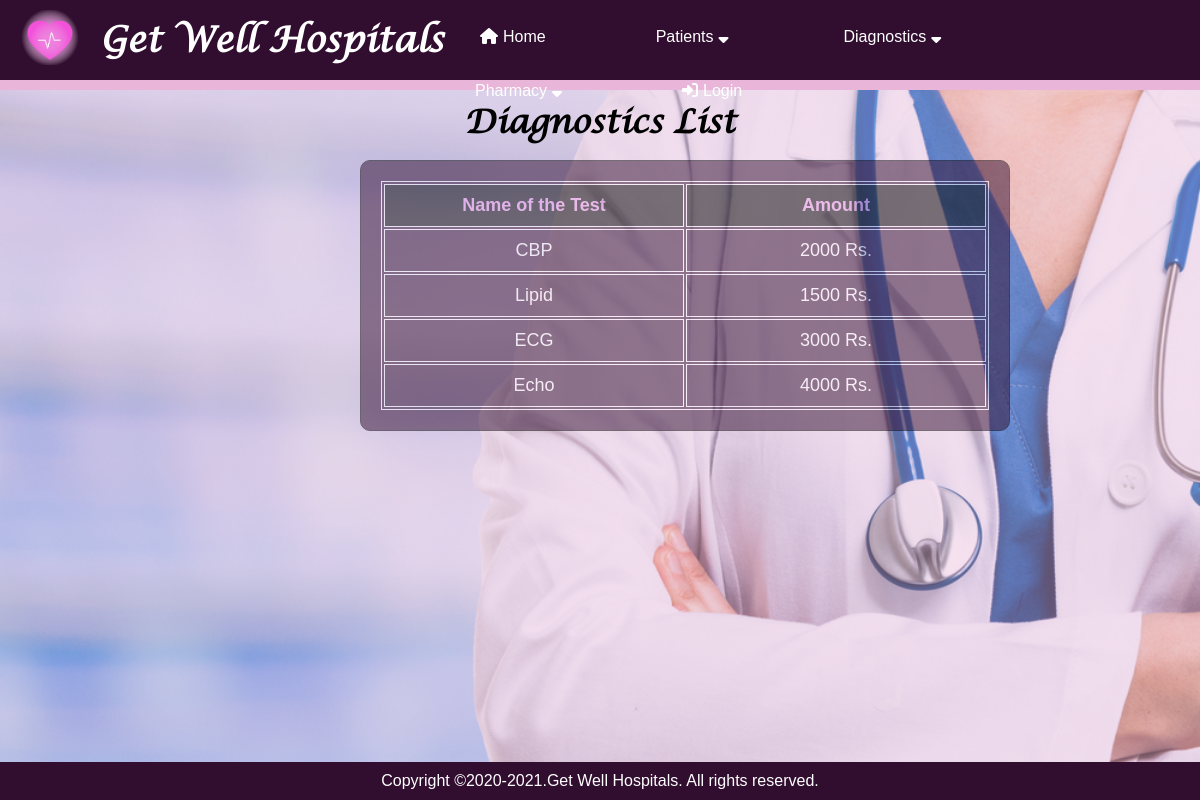
The app's page /diagnostic_list, older data.
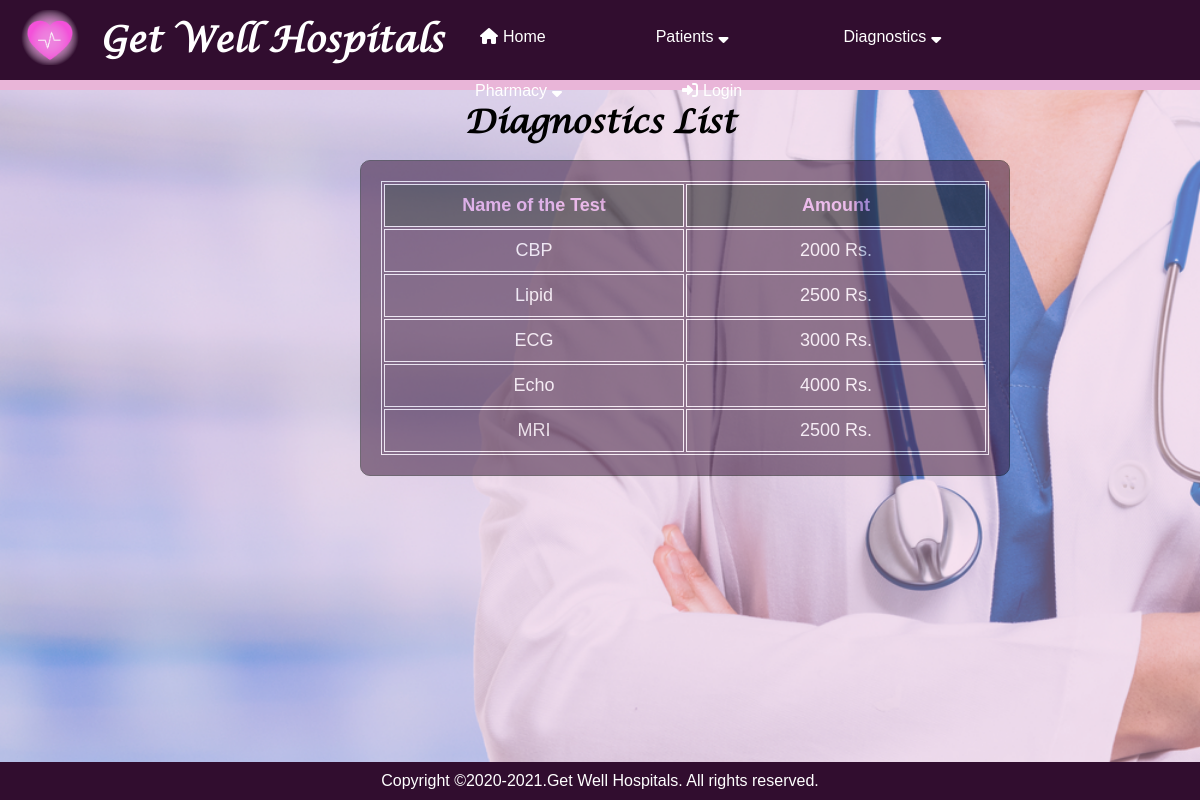
The same page, newer data.
### application/routes.py (models this page shows)
class Diagnostic(db.Model):
    __tablename__ = 'diagnostic'
    diagnostic_id = Column(Integer, primary_key=True)
    name_of_the_test = Column(String)
    amount = Column(Integer)

### application/routes.py (the view)
@app.route("/diagnostic_list")
def diagnostic_list():
    diagnostics = Diagnostic.query.all()
    return render_template("diagnostic_list.html", diagnostics=diagnostics)

### application/templates/diagnostic_list.html
{% extends "layout.html" %}
{% block content %}
<h1>Diagnostics List</h1>
        <div class="background_table" style="left: 30%;">
            <div style="opacity:inherit 200%;">
    <table style="width:100%;">
    <tr style="color: rgb(235, 157, 235);">
      <th>Name of the Test</th>
      <th>Amount</th>
    </tr>
    {% for dia in diagnostics %}
    <tr style="text-align: center;">
        <td>{{dia.name_of_the_test}}</td>
        <td>{{dia.amount}} Rs.</td>
    </tr>
    {% endfor %}
    </table>
    </div>
    </div>
{% endblock %}

Row changes from the older to the newer data that the page shows:
changed Diagnostic "Lipid": amount "1500" → "2500"
added Diagnostic: name_of_the_test "MRI", amount "2500"
